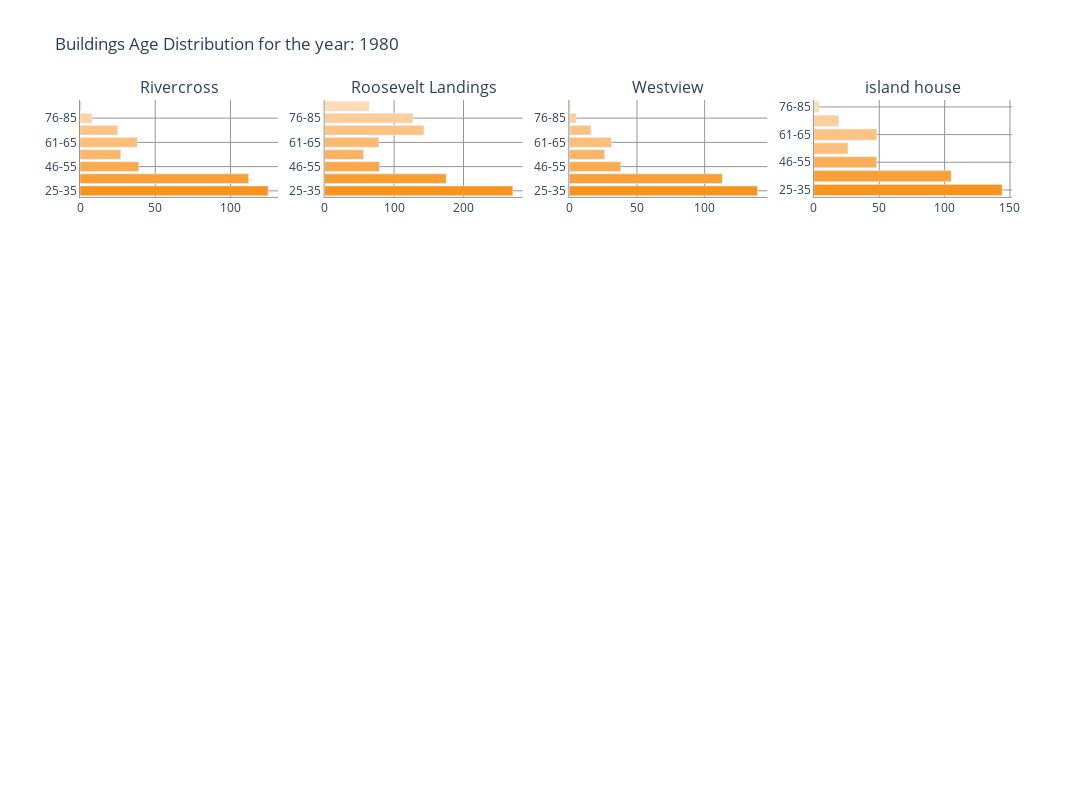

The code cell stored with this chart in its notebook:
### Markdown cell above
# Calibration Check

### Code cell
ridt_widgets.widget4()
age_fig_c_year,ds_cal = ridt_widgets.widget_4_action(df_ts_1)
age_fig_c_year.show()

### Figure 1 — Plotly figure (JSON) as saved in the notebook; plotly's stock layout.template omitted (floating-point values rounded to 4 significant figures)
{"data": [{"marker": {"color": [31.22, 39.59, 50.62, 58.3, 62.76, 69.2, 78.5, 86], "colorscale": [[0, "rgb(247,148,29)"], [0.1429, "rgb(248,159,53)"], [0.2857, "rgb(249,167,69)"], [0.4286, "rgb(250,176,90)"], [0.5714, "rgb(252,190,121)"], [0.7143, "rgb(252,197,137)"], [0.8571, "rgb(254,210,164)"], [1, "rgb(254,219,185)"]]}, "orientation": "h", "showlegend": false, "type": "bar", "x": [125, 112, 39, 27, 38, 25, 8, 1], "xaxis": "x", "y": ["25-35", "36-45", "46-55", "56-60", "61-65", "66-75", "76-85", "90+"], "yaxis": "y"}, {"marker": {"color": [30.73, 39.06, 50.16, 58.64, 62.71, 70.92, 79.94, 91.19], "colorscale": [[0, "rgb(247,148,29)"], [0.1429, "rgb(248,159,53)"], [0.2857, "rgb(249,167,69)"], [0.4286, "rgb(250,176,90)"], [0.5714, "rgb(252,190,121)"], [0.7143, "rgb(252,197,137)"], [0.8571, "rgb(254,210,164)"], [1, "rgb(254,219,185)"]]}, "orientation": "h", "showlegend": false, "type": "bar", "x": [271, 175, 79, 56, 78, 143, 127, 64], "xaxis": "x2", "y": ["25-35", "36-45", "46-55", "56-60", "61-65", "66-75", "76-85", "90+"], "yaxis": "y2"}, {"marker": {"color": [31.16, 39.68, 51.68, 58.19, 62.81, 69.19, 77.8, 87], "colorscale": [[0, "rgb(247,148,29)"], [0.1429, "rgb(248,159,53)"], [0.2857, "rgb(249,167,69)"], [0.4286, "rgb(250,176,90)"], [0.5714, "rgb(252,190,121)"], [0.7143, "rgb(252,197,137)"], [0.8571, "rgb(254,210,164)"], [1, "rgb(254,219,185)"]]}, "orientation": "h", "showlegend": false, "type": "bar", "x": [139, 113, 38, 26, 31, 16, 5, 1], "xaxis": "x3", "y": ["25-35", "36-45", "46-55", "56-60", "61-65", "66-75", "76-85", "90+"], "yaxis": "y3"}, {"marker": {"color": [31.27, 39.54, 49.98, 58.31, 62.92, 69.21, 78], "colorscale": [[0, "rgb(247,148,29)"], [0.1429, "rgb(248,159,53)"], [0.2857, "rgb(249,167,69)"], [0.4286, "rgb(250,176,90)"], [0.5714, "rgb(252,190,121)"], [0.7143, "rgb(252,197,137)"], [0.8571, "rgb(254,210,164)"], [1, "rgb(254,219,185)"]]}, "orientation": "h", "showlegend": false, "type": "bar", "x": [144, 105, 48, 26, 48, 19, 4], "xaxis": "x4", "y": ["25-35", "36-45", "46-55", "56-60", "61-65", "66-75", "76-85"], "yaxis": "y4"}], "layout": {"annotations": [{"font": {"size": 16}, "showarrow": false, "text": "Rivercross", "x": 0.1062, "xanchor": "center", "xref": "paper", "y": 1, "yanchor": "bottom", "yref": "paper"}, {"font": {"size": 16}, "showarrow": false, "text": "Roosevelt Landings", "x": 0.3688, "xanchor": "center", "xref": "paper", "y": 1, "yanchor": "bottom", "yref": "paper"}, {"font": {"size": 16}, "showarrow": false, "text": "Westview", "x": 0.6313, "xanchor": "center", "xref": "paper", "y": 1, "yanchor": "bottom", "yref": "paper"}, {"font": {"size": 16}, "showarrow": false, "text": "island house", "x": 0.8938, "xanchor": "center", "xref": "paper", "y": 1, "yanchor": "bottom", "yref": "paper"}], "height": 800, "plot_bgcolor": "rgba(255,255,255,0)", "title": {"text": "Buildings Age Distribution for the year: 1980"}, "width": 1200, "xaxis": {"anchor": "y", "domain": [0, 0.2125], "gridcolor": "rgb(150,150,150)", "linecolor": "rgb(150,150,150)", "showgrid": true, "showline": true}, "xaxis10": {"anchor": "y10", "domain": [0.2625, 0.475], "gridcolor": "rgb(150,150,150)", "linecolor": "rgb(150,150,150)", "showgrid": true, "showline": true}, "xaxis11": {"anchor": "y11", "domain": [0.525, 0.7375], "gridcolor": "rgb(150,150,150)", "linecolor": "rgb(150,150,150)", "showgrid": true, "showline": true}, "xaxis12": {"anchor": "y12", "domain": [0.7875, 1], "gridcolor": "rgb(150,150,150)", "linecolor": "rgb(150,150,150)", "showgrid": true, "showline": true}, "xaxis13": {"anchor": "y13", "domain": [0, 0.2125], "gridcolor": "rgb(150,150,150)", "linecolor": "rgb(150,150,150)", "showgrid": true, "showline": true}, "xaxis14": {"anchor": "y14", "domain": [0.2625, 0.475], "gridcolor": "rgb(150,150,150)", "linecolor": "rgb(150,150,150)", "showgrid": true, "showline": true}, "xaxis15": {"anchor": "y15", "domain": [0.525, 0.7375], "gridcolor": "rgb(150,150,150)", "linecolor": "rgb(150,150,150)", "showgrid": true, "showline": true}, "xaxis16": {"anchor": "y16", "domain": [0.7875, 1], "gridcolor": "rgb(150,150,150)", "linecolor": "rgb(150,150,150)", "showgrid": true, "showline": true}, "xaxis2": {"anchor": "y2", "domain": [0.2625, 0.475], "gridcolor": "rgb(150,150,150)", "linecolor": "rgb(150,150,150)", "showgrid": true, "showline": true}, "xaxis3": {"anchor": "y3", "domain": [0.525, 0.7375], "gridcolor": "rgb(150,150,150)", "linecolor": "rgb(150,150,150)", "showgrid": true, "showline": true}, "xaxis4": {"anchor": "y4", "domain": [0.7875, 1], "gridcolor": "rgb(150,150,150)", "linecolor": "rgb(150,150,150)", "showgrid": true, "showline": true}, "xaxis5": {"anchor": "y5", "domain": [0, 0.2125], "gridcolor": "rgb(150,150,150)", "linecolor": "rgb(150,150,150)", "showgrid": true, "showline": true}, "xaxis6": {"anchor": "y6", "domain": [0.2625, 0.475], "gridcolor": "rgb(150,150,150)", "linecolor": "rgb(150,150,150)", "showgrid": true, "showline": true}, "xaxis7": {"anchor": "y7", "domain": [0.525, 0.7375], "gridcolor": "rgb(150,150,150)", "linecolor": "rgb(150,150,150)", "showgrid": true, "showline": true}, "xaxis8": {"anchor": "y8", "domain": [0.7875, 1], "gridcolor": "rgb(150,150,150)", "linecolor": "rgb(150,150,150)", "showgrid": true, "showline": true}, "xaxis9": {"anchor": "y9", "domain": [0, 0.2125], "gridcolor": "rgb(150,150,150)", "linecolor": "rgb(150,150,150)", "showgrid": true, "showline": true}, "yaxis": {"anchor": "x", "domain": [0.8438, 1], "gridcolor": "rgb(150,150,150)", "linecolor": "rgb(150,150,150)", "showgrid": true, "showline": true}, "yaxis10": {"anchor": "x10", "domain": [0.2812, 0.4375], "gridcolor": "rgb(150,150,150)", "linecolor": "rgb(150,150,150)", "showgrid": true, "showline": true}, "yaxis11": {"anchor": "x11", "domain": [0.2812, 0.4375], "gridcolor": "rgb(150,150,150)", "linecolor": "rgb(150,150,150)", "showgrid": true, "showline": true}, "yaxis12": {"anchor": "x12", "domain": [0.2812, 0.4375], "gridcolor": "rgb(150,150,150)", "linecolor": "rgb(150,150,150)", "showgrid": true, "showline": true}, "yaxis13": {"anchor": "x13", "domain": [0, 0.1562], "gridcolor": "rgb(150,150,150)", "linecolor": "rgb(150,150,150)", "showgrid": true, "showline": true}, "yaxis14": {"anchor": "x14", "domain": [0, 0.1562], "gridcolor": "rgb(150,150,150)", "linecolor": "rgb(150,150,150)", "showgrid": true, "showline": true}, "yaxis15": {"anchor": "x15", "domain": [0, 0.1562], "gridcolor": "rgb(150,150,150)", "linecolor": "rgb(150,150,150)", "showgrid": true, "showline": true}, "yaxis16": {"anchor": "x16", "domain": [0, 0.1562], "gridcolor": "rgb(150,150,150)", "linecolor": "rgb(150,150,150)", "showgrid": true, "showline": true}, "yaxis2": {"anchor": "x2", "domain": [0.8438, 1], "gridcolor": "rgb(150,150,150)", "linecolor": "rgb(150,150,150)", "showgrid": true, "showline": true}, "yaxis3": {"anchor": "x3", "domain": [0.8438, 1], "gridcolor": "rgb(150,150,150)", "linecolor": "rgb(150,150,150)", "showgrid": true, "showline": true}, "yaxis4": {"anchor": "x4", "domain": [0.8438, 1], "gridcolor": "rgb(150,150,150)", "linecolor": "rgb(150,150,150)", "showgrid": true, "showline": true}, "yaxis5": {"anchor": "x5", "domain": [0.5625, 0.7188], "gridcolor": "rgb(150,150,150)", "linecolor": "rgb(150,150,150)", "showgrid": true, "showline": true}, "yaxis6": {"anchor": "x6", "domain": [0.5625, 0.7188], "gridcolor": "rgb(150,150,150)", "linecolor": "rgb(150,150,150)", "showgrid": true, "showline": true}, "yaxis7": {"anchor": "x7", "domain": [0.5625, 0.7188], "gridcolor": "rgb(150,150,150)", "linecolor": "rgb(150,150,150)", "showgrid": true, "showline": true}, "yaxis8": {"anchor": "x8", "domain": [0.5625, 0.7188], "gridcolor": "rgb(150,150,150)", "linecolor": "rgb(150,150,150)", "showgrid": true, "showline": true}, "yaxis9": {"anchor": "x9", "domain": [0.2812, 0.4375], "gridcolor": "rgb(150,150,150)", "linecolor": "rgb(150,150,150)", "showgrid": true, "showline": true}}}
